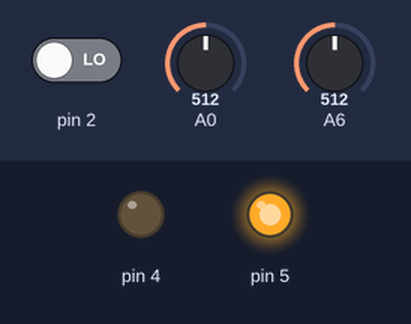
A sketch run on a simulated Arduino Nano, built with avr-gcc and run on an emulated ATmega328P. Parts: output pins drawn as LEDs (lit = HIGH). The inputs (shaded band) are chosen by the test bench; at power-on: pin 2 LOW, A0 = 512, A6 = 512. What the sketch prints to the serial monitor is not drawn.

Above: at 0.1 s.
Timing chart, 0 to 1.6 s (numbered marks = the images above):
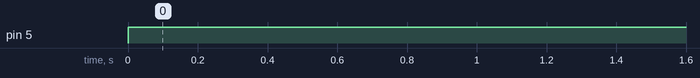

Measured:
- by itself, pin 5: LOW → HIGH at 0.00 s

The sketch:

HW11.ino
```cpp
// HW11
int STATE_0 = 0;
int STATE_1 = 1;

int cState = STATE_0;
int cCount = 0;


void setup() {
  pinMode(2, INPUT);
  pinMode(4, OUTPUT);
  pinMode(5, OUTPUT);
  Serial.begin(9600);
}

void loop() {
  int a0v = analogRead(A0);
  int a6v = analogRead(A6);
  int v2 = digitalRead(2);

  Serial.println(a6v);

  if (cState == STATE_0 && v2 == 1){
    cCount += 1;
    cState = STATE_1;
  } else if(cState == STATE_1 && v2 == 0){
    cState = STATE_0;
  }


if (a0v < 200 && a6v > 4000 && cState == STATE_1 ) {
  digitalWrite(4, HIGH);
  digitalWrite(5, LOW);
} else {
  digitalWrite(4, LOW);
  digitalWrite(5, HIGH);
}

  delay(20);
}
```
